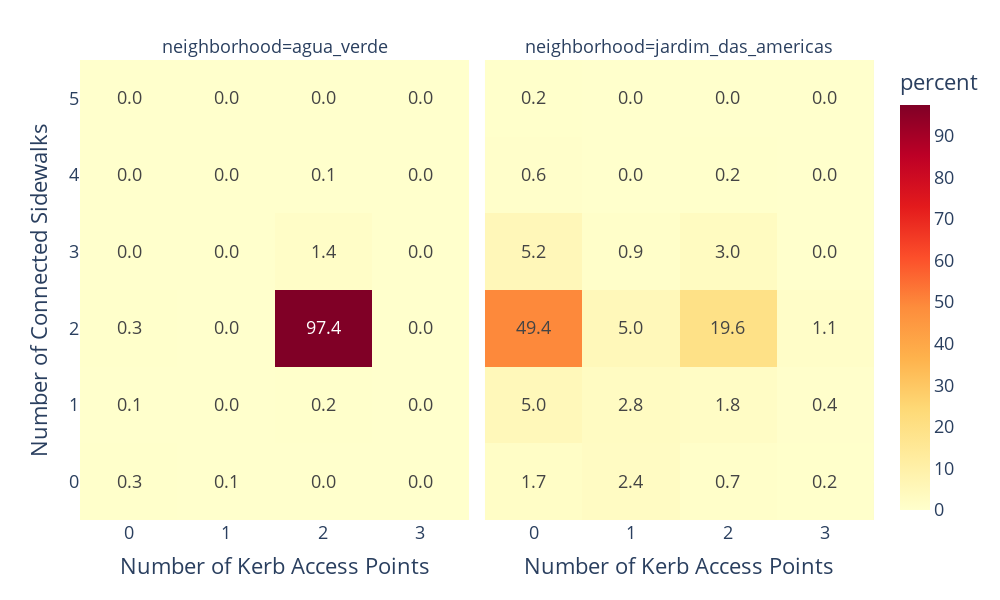

Write notebook code for a chart like this one.
### Code cell
px.density_heatmap(gdf, x='number_kerbs',y='number_sidewalks',facet_col='neighborhood',text_auto='.1f',color_continuous_scale='YlOrRd',labels={'number_sidewalks':'Number of Connected Sidewalks','number_kerbs':"Number of Kerb Access Points"},width=1000,height=600,histnorm='percent').update_layout(
    font=dict( 
        # family="Courier New, monospace",
        size=18,  # Set the font size here
        # color="RebeccaPurple"
    )
)

### Figure 1 — Plotly figure (JSON) as saved in the notebook; plotly's stock layout.template omitted (floating-point values rounded to 4 significant figures; data arrays with more than 128 entries replaced by an {"elided": "..."} marker saying what was removed)
{"data": [{"coloraxis": "coloraxis", "histnorm": "percent", "hovertemplate": "neighborhood=agua_verde<br>Number of Kerb Access Points=%{x}<br>Number of Connected Sidewalks=%{y}<br>percent=%{z}<extra></extra>", "name": "", "texttemplate": "%{z:.1f}", "type": "histogram2d", "x": {"elided": "918 int values"}, "xaxis": "x", "xbingroup": "x", "y": {"elided": "918 int values"}, "yaxis": "y", "ybingroup": "y"}, {"coloraxis": "coloraxis", "histnorm": "percent", "hovertemplate": "neighborhood=jardim_das_americas<br>Number of Kerb Access Points=%{x}<br>Number of Connected Sidewalks=%{y}<br>percent=%{z}<extra></extra>", "name": "", "texttemplate": "%{z:.1f}", "type": "histogram2d", "x": {"elided": "542 int values"}, "xaxis": "x2", "xbingroup": "x", "y": {"elided": "542 int values"}, "yaxis": "y2", "ybingroup": "y"}], "layout": {"annotations": [{"font": {}, "showarrow": false, "text": "neighborhood=agua_verde", "x": 0.245, "xanchor": "center", "xref": "paper", "y": 1, "yanchor": "bottom", "yref": "paper"}, {"font": {}, "showarrow": false, "text": "neighborhood=jardim_das_americas", "x": 0.755, "xanchor": "center", "xref": "paper", "y": 1, "yanchor": "bottom", "yref": "paper"}], "coloraxis": {"colorbar": {"title": {"text": "percent"}}, "colorscale": [[0, "rgb(255,255,204)"], [0.125, "rgb(255,237,160)"], [0.25, "rgb(254,217,118)"], [0.375, "rgb(254,178,76)"], [0.5, "rgb(253,141,60)"], [0.625, "rgb(252,78,42)"], [0.75, "rgb(227,26,28)"], [0.875, "rgb(189,0,38)"], [1, "rgb(128,0,38)"]]}, "font": {"size": 18}, "height": 600, "legend": {"tracegroupgap": 0}, "margin": {"t": 60}, "width": 1000, "xaxis": {"anchor": "y", "domain": [0, 0.49], "title": {"text": "Number of Kerb Access Points"}}, "xaxis2": {"anchor": "y2", "domain": [0.51, 1], "matches": "x", "title": {"text": "Number of Kerb Access Points"}}, "yaxis": {"anchor": "x", "domain": [0, 1], "title": {"text": "Number of Connected Sidewalks"}}, "yaxis2": {"anchor": "x2", "domain": [0, 1], "matches": "y", "showticklabels": false}}}
